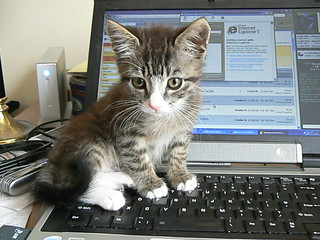
#> input picture python_opencv_1_src/02_영상처리기본개념/1_Mat_Numpy/cat on laptop.jpg, 320 x 240 px
$ python 3-4.py
#> lines starting #> are read from the running program, lines starting #| are printed output that depends on the picture; after the words box and inside, x2 and y2 are one past the last pixel; in counts of white or black regions, pixels touching at a corner belong together
import cv2 as cv


img_gray = cv.imread("cat on laptop.jpg", cv.IMREAD_GRAYSCALE)
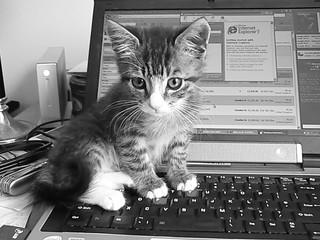
#> img_gray: shape (240, 320); min 0, max 255, mean 125.1

img_sub1 = img_gray[20:20+150, 20:20+150]
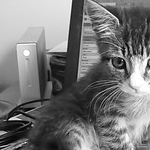
#> img_sub1: shape (150, 150); min 0, max 255, mean 119.6

print(img_sub1.base is img_gray)
#| True


cv.line( img_sub1, (0, 0), (100, 100), 0, 10 )
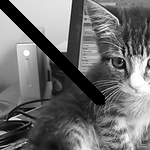
#> img_sub1: shape (150, 150); 7.62% of pixels changed, all inside (x1, y1, x2, y2) = (0, 0, 106, 106)


ret,img_sub1 = cv.threshold( img_sub1, 127, 255, cv.THRESH_BINARY)
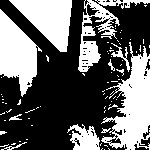
#> img_sub1: shape (150, 150); 39.3% white; 80 white regions (69 under 20 px), largest, box (x1, y1, x2, y2) and area: (101, 42, 150, 150) 2599, (0, 9, 42, 97) 2019, (9, 0, 72, 52) 1823

print(img_sub1.base is img_gray)
#| False


cv.imshow("img_gray", img_gray)
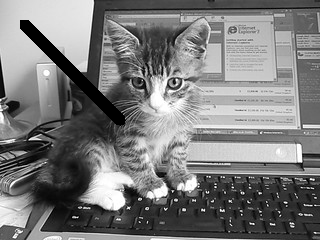
#> window 'img_gray': shape (240, 320); min 0, max 255, mean 122.2
cv.imshow("img_sub1", img_sub1)

cv.waitKey(0)
